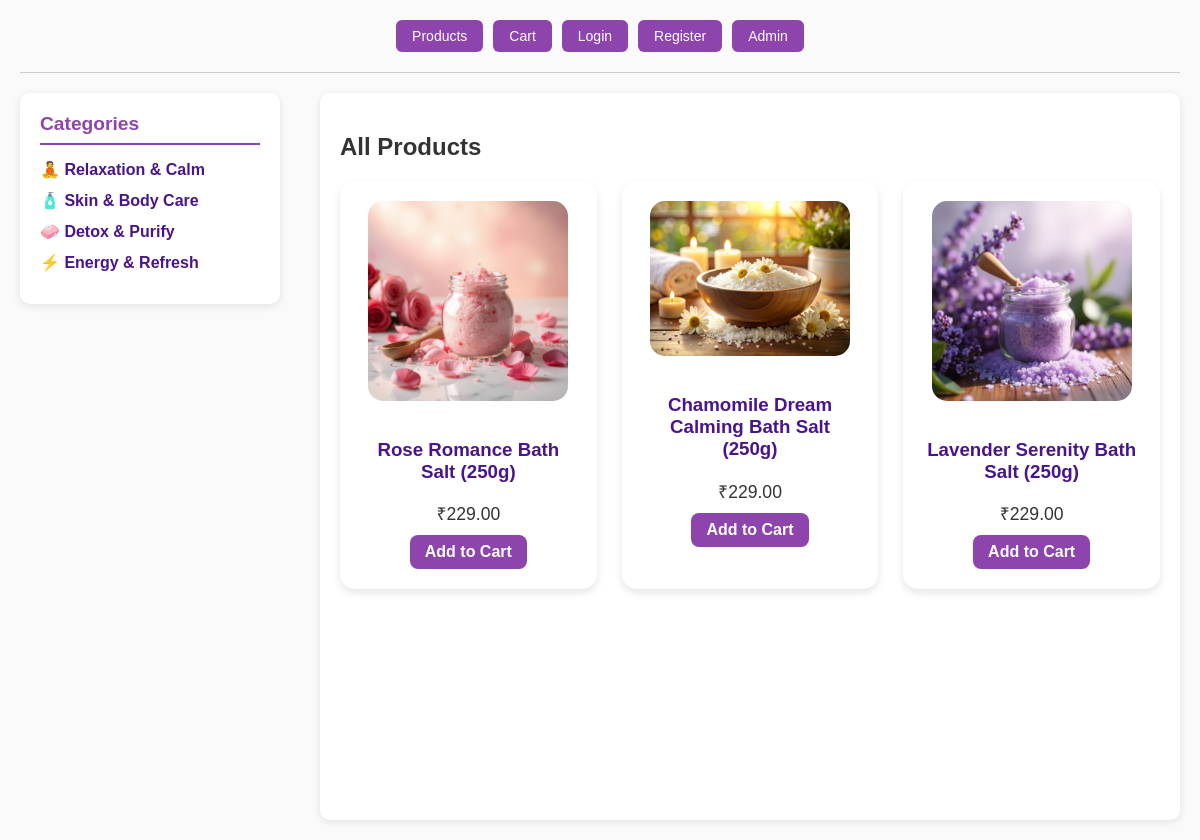
The page /store/category/5/ on the database its author committed.
### store/models.py (models this page shows, shortened)
class Category(models.Model):
    name = models.CharField(max_length=100)
    class Meta:
        verbose_name_plural = "Categories"

class Product(models.Model):
    name = models.CharField(max_length=100)
    price = models.DecimalField(max_digits=10, decimal_places=2)
    key_ingredients = models.CharField(max_length=400, blank=True, null=True)
    benefits = models.TextField(default='')
    description = models.TextField()
    image = models.ImageField(upload_to='product_images/',blank=True, null=True)
    category = models.ForeignKey('Category', on_delete=models.CASCADE, null=True, blank=True)

### store/views.py (the view)
# urls.py: path('category/<int:category_id>/', views.store_by_category, name='store_by_category'),
def store_by_category(request, category_id):
    categories = Category.objects.all()
    selected_category = get_object_or_404(Category, id=category_id)
    products = Product.objects.filter(category=selected_category)
    context = {
        'products': products,
        'categories': categories,
        'show_sidebar': True,
    }
    return render(request, 'store/index.html', context)

### store/templates/store/index.html
{% extends 'store/base.html' %}
{% block content %}
<h1>All Products</h1>
<div class="product-list">
   {% for product in products %}
      <div class="product-card">
         {% if product.image %}
            <img src="{{ product.image.url }}" alt="{{ product.name }}" width="200">
         {% endif %}
         <h3>
           <a href="{% url 'product_detail' product.id %}">
             {{ product.name }}
           </a>
         </h3>
         <p>₹{{ product.price }}</p>
         <a href="{% url 'add_to_cart' product.id %}">Add to Cart</a>
      </div>
  {% endfor %}
</div>
{% endblock %}

### store/templates/store/base.html (shortened to what this page needs)
<!DOCTYPE html>
<html>
<head>
</head>
<body>
    <nav>
        <a href="{% url 'index' %}"><button>Products</button></a>
        <a href="{% url 'view_cart' %}"><button>Cart</button></a>
        {% if user.is_authenticated %}
            <a href="{% url 'logout' %}"><button>Logout</button></a>
        {% else %}
            <a href="{% url 'login' %}"><button>Login</button></a>
            <a href="{% url 'register' %}"><button>Register</button></a>
        {% endif %}
        <a href="/admin/"><button>Admin</button></a>
    </nav>
    <hr>
    <div class="main-container">
        {% if show_sidebar %}
           <aside class="sidebar">
              <h3>Categories</h3>
              <ul>
                 {% for category in categories %}
                   <li><a href="{% url 'store_by_category' category.id %}">{{ category.name }}</a></li>
                 {% empty %}
                   <li>No categories available.</li>
                 {% endfor %}
              </ul>
           </aside>
        {% endif %}
        <section class="content">
            {% block content %}{% endblock %}
        </section>
    </div>
</body>
</html>

### store/templates/store/base.html (style rules this page uses)
body { font-family: Arial, sans-serif; padding: 20px; margin: 0; background-color: #fafafa; color: #333; display: flex; min-height: 100vh; flex-direction: column; }
nav { margin-bottom: 20px; display: flex; flex-wrap: wrap; gap: 10px; justify-content: center; }
button { padding: 8px 16px; font-size: 14px; border-radius: 6px; background-color: #8e44ad; color: white; border: none; cursor: pointer; transition: background-color 0.3s ease; }
.main-container { display: flex; gap: 40px; flex: 1; }
.sidebar { width: 220px; background: #fff; border-radius: 10px; box-shadow: 0 2px 8px rgba(0,0,0,0.1); padding: 20px; height: fit-content; }
.sidebar h3 { margin-top: 0; color: #8e44ad; border-bottom: 2px solid #8e44ad; padding-bottom: 8px; margin-bottom: 15px; font-weight: bold; font-size: 1.2rem; }
.sidebar ul { list-style: none; padding-left: 0; margin: 0; }
.sidebar ul li { margin-bottom: 12px; }
.sidebar ul li a { color: #4A148C; text-decoration: none; font-weight: 600; transition: color 0.3s ease; }
.content { flex: 1; background: white; padding: 20px; border-radius: 10px; box-shadow: 0 2px 8px rgba(0,0,0,0.1); min-height: 400px; }
hr { margin-top: 0; margin-bottom: 20px; border: none; border-bottom: 1px solid #ccc; width: 100%; }
.product-list { display: grid; grid-template-columns: repeat(3, 1fr); gap: 25px; padding: 0; margin: 0; }
.product-card { background: white; border-radius: 15px; box-shadow: 0 4px 8px rgba(0,0,0,0.1); padding: 20px; text-align: center; transition: transform 0.2s ease; }
.product-card img { width: 100%; max-width: 200px; height: auto; border-radius: 15px; object-fit: cover; margin-bottom: 15px; }
.product-card h3 a { color: #4A148C; font-weight: bold; text-decoration: none; }
.product-card p { font-size: 1.1rem; margin: 10px 0; color: #333; }
.product-card a[href*="add_to_cart"] { display: inline-block; padding: 8px 15px; background-color: #8e44ad; color: white; border-radius: 8px; text-decoration: none; font-weight: 600; transition: background-color 0.3s ease; }

### rows shown on the page
Category: name "🧘 Relaxation & Calm"
Category: name "🧴 Skin & Body Care"
Category: name "🧼 Detox & Purify"
Category: name "⚡ Energy & Refresh"
Product: image (picture), name "Rose Romance Bath Salt (250g)", price "229.00"
Product: image (picture), name "Chamomile Dream Calming Bath Salt (250g)", price "229.00"
Product: image (picture), name "Lavender Serenity Bath Salt (250g)", price "229.00"
